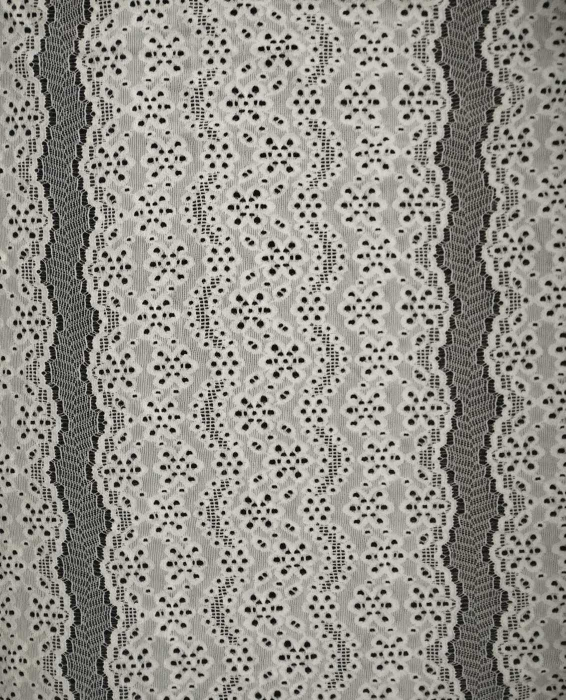
#> input picture data/guipure_pattern.jpeg, 1131 x 1400 px, found by its file name (shown at 1/2 size)
$ python test.py
#> lines starting #> are read from the running program, lines starting #| are printed output that depends on the picture; after the words box and inside, x2 and y2 are one past the last pixel; in counts of white or black regions, pixels touching at a corner belong together
import cv2
import numpy as np

def test_image_processing(image_path):
    # Adjustable parameters
#> called with image_path = 'data/guipure_pattern.jpeg'
    crop_y = 320                # Starting Y position for cropping
    crop_height = 100           # Height of the cropped area
    threshold_value = 120       # Initial threshold value (0-255)
    min_contour_area = 500      # Minimum contour area to consider
    offset_px = 20               # Laser offset in pixels
    blur_size = 5               # Size of Gaussian blur kernel
    invert_threshold = True     # Invert threshold for dark shapes

    # Read and crop image
    img = cv2.imread(image_path)
#> img is the input picture: shape (1400, 1131, 3); mean B, G, R 139, 145.6, 148.3
    crop = img[crop_y:crop_y+crop_height, :]
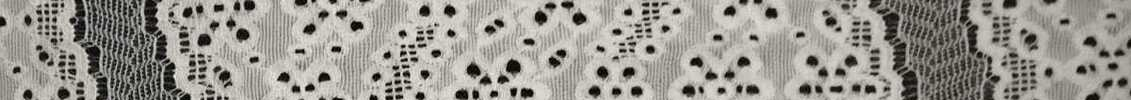
#> crop: shape (100, 1131, 3); mean B, G, R 143.7, 150.4, 153.2
    orig_display = crop.copy()

    # Convert to grayscale and blur
    gray = cv2.cvtColor(crop, cv2.COLOR_BGR2GRAY)
    blurred = cv2.GaussianBlur(gray, (blur_size, blur_size), 0)
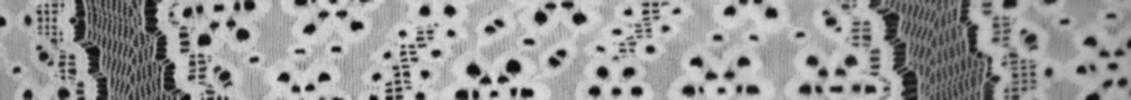
#> blurred: shape (100, 1131); min 12, max 219, mean 150.4

    # Thresholding
    if invert_threshold:
        _, thresh = cv2.threshold(blurred, threshold_value, 255, cv2.THRESH_BINARY_INV)
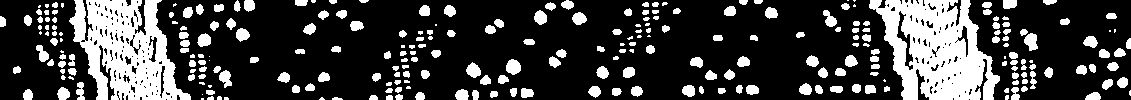
#> thresh: shape (100, 1131); 24.8% white; 265 white regions (53 under 20 px)
    else:
        _, thresh = cv2.threshold(blurred, threshold_value, 255, cv2.THRESH_BINARY)

    # Find contours
    contours, _ = cv2.findContours(thresh, cv2.RETR_EXTERNAL, cv2.CHAIN_APPROX_SIMPLE)
#> contours = 265 contours, 106 with area under 20; largest, box (x1, y1, x2, y2) and area: (869, 0, 1000, 100) 8500, (69, 0, 191, 100) 7517, (506, 59, 521, 75) 160, (1024, 33, 1038, 51) 150, (466, 62, 481, 78) 140

    # Process contours
    s_contours = []
    for cnt in contours:
        area = cv2.contourArea(cnt)
        x, y, w, h = cv2.boundingRect(cnt)

        # Filter by area and height
        if area > min_contour_area and h > crop_height*0.8:
            s_contours.append(cnt)
#> this loop made 265 passes
#> (area, x, y, w, h) on passes 8 to 10: (22, 386, 95, 7, 5), (27, 369, 95, 9, 5), (27.5, 395, 94, 8, 6)
#> after the loop, s_contours = 2 contours; box (x1, y1, x2, y2) and area: (869, 0, 1000, 100) 8500, (69, 0, 191, 100) 7517

    # Create point arrays
    laser_points = []
    for cnt in s_contours:
        # Get centerline points
        points = []
        mask = np.zeros_like(gray)
        cv2.drawContours(mask, [cnt], -1, 255, -1)

        for y in range(crop_height):
            row = mask[y,:]
            if np.any(row):
                left = np.argmax(row)
                right = len(row) - np.argmax(row[::-1]) - 1
                cx = (left + right) // 2
                points.append((cx, y))

        # Apply alternating offset
        offset_points = []
        for i, (x, y) in enumerate(points):
            if i % 2 == 0:
                offset_points.append((x + offset_px, y))
            else:
                offset_points.append((x - offset_px, y))

        laser_points.append(offset_points)
#> this loop made 2 passes
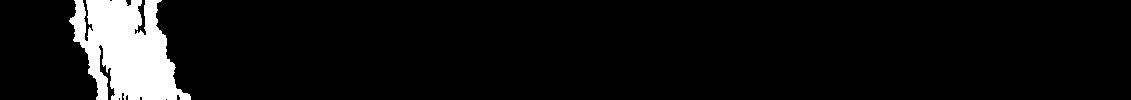
#> mask: shape (100, 1131); 7% white; 1 white region, box (x1, y1, x2, y2) and area: (69, 0, 191, 100) 7895
#> after the loop, laser_points = 2 items

    # Visualization
    cv2.imshow('1. Original Crop', crop)
    cv2.imshow('2. Grayscale', gray)
    cv2.imshow('3. Thresholded', thresh)

    # Draw contours
    contour_display = crop.copy()
    cv2.drawContours(contour_display, s_contours, -1, (0,255,0), 2)
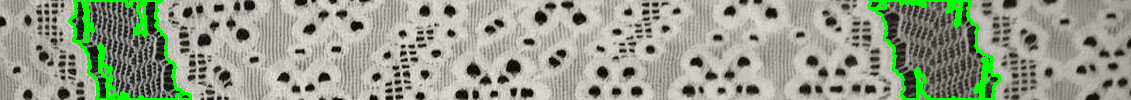
#> contour_display: shape (100, 1131, 3); 4.07% of pixels changed, all inside (x1, y1, x2, y2) = (68, 0, 1001, 100)
    cv2.imshow('4. Detected Contours', contour_display)

    # Draw laser path
    path_display = crop.copy()
    for points in laser_points:
        for x, y in points:
            cv2.circle(path_display, (x, y), 1, (0,0,255), -1)
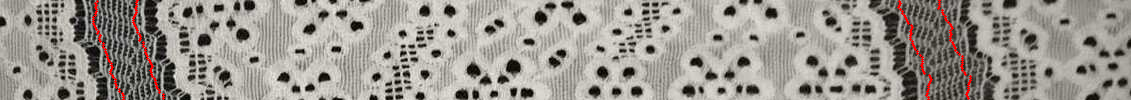
#> path_display: shape (100, 1131, 3); 0.82% of pixels changed, all inside (x1, y1, x2, y2) = (92, 0, 972, 100)
    cv2.imshow('5. Laser Path Preview', path_display)

    cv2.waitKey(0)
    cv2.destroyAllWindows()

test_image_processing("data/guipure_pattern.jpeg")
